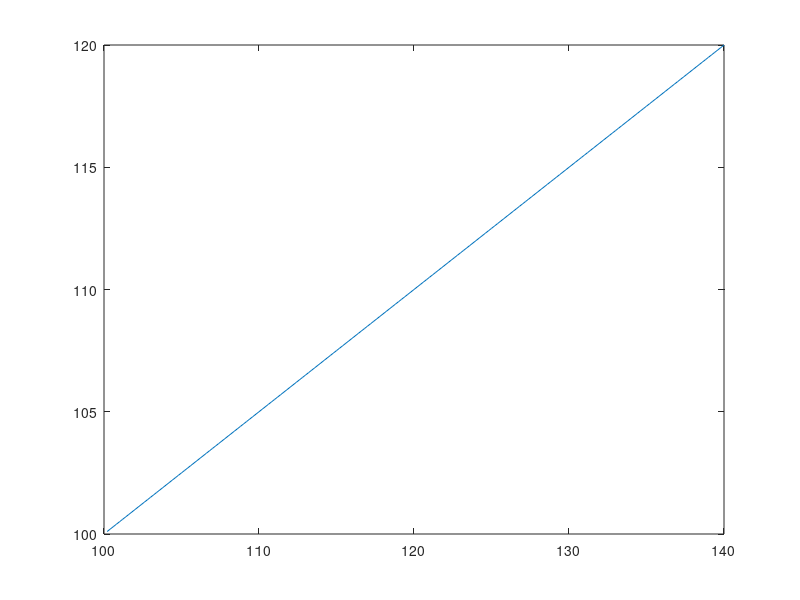
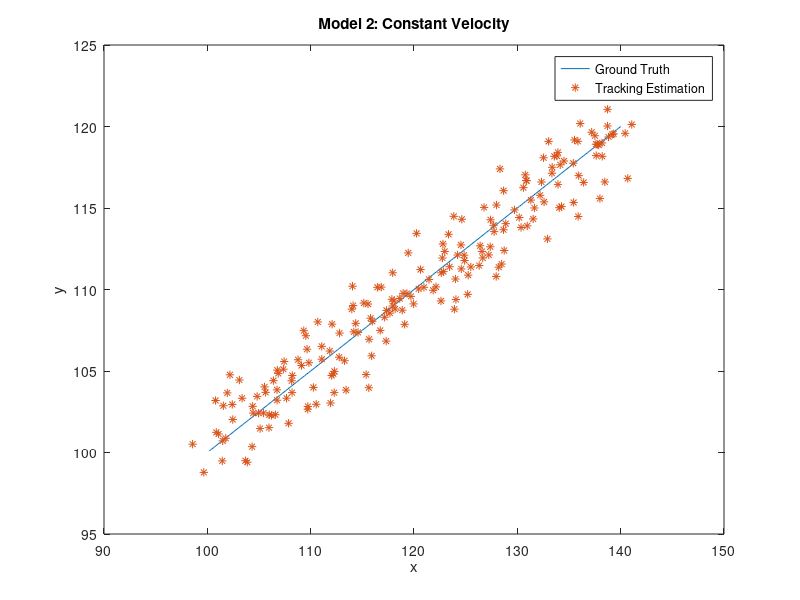

Source code (MATLAB) for these figures, in order: (Note: this script raises an error after producing the figures.)
%% For position sensor only case. 
%  This is for the dependent case. 

close all;

clear all;

clc;

Iteration = 200; 

T = .01;  

% Fx = [1 T; 0 1] ; % state transition matrix

Fx = [1 T 1/2*T^2; 0 1 T; 0 0 1];

F = blkdiag(Fx, Fx);

Taox = [T^2/2; T ;1]; %input control matrix, this is for the system noise. Considering
%the case only one dimension, Tao is is 2by1 vector. As for the 2-D model,
%Tao should be like as below,

Taoy = [T^2/2; T ;1];

H = [1 0 0 0 0 0 ;0 0 0 1 0 0 ]; % measurement matrix

%% define main variables

v_mag1 = 0.01;  %System process noise:

v_mag2 = 0.01; %System process noise;
              
Qx1 = v_mag1^2 * [T^4/4 T^3/2 T^2/2; T^3/2 T^2 T; T^2/2 T 1]; 

Qx2 = v_mag2^2 * [T^4/4 T^3/2 T^2/2; T^3/2 T^2 T; T^2/2 T 1]; 

Q = blkdiag(Qx1,Qx2)

Px1=v_mag1^2*[1 1/T 1/(T^2); 1/T 2/(T^2) 3/(T^3);1/(T^2) 3/(T^3) 6/(T^4) ]

Px2=v_mag2^2*[1 1/T 1/(T^2); 1/T 2/(T^2) 3/(T^3);1/(T^2) 3/(T^3) 6/(T^4) ]

P = blkdiag(Px1,Px2)

w_mag = [sqrt(1), sqrt(2)];  %measurement noise pre_set up

R = diag(w_mag.^2) %covariance of measurement noise, in this case, only position 
                %is measuered, so R is a 1by1matrix. 

 %% initize result variables
% simulate the observation over time
    X_true=[];
        
    Z = []; % real_measurement
    
    X = [100,20,0, 100,10,0]';
    
    for t = 1 : Iteration
    
        X= F * X + [v_mag1 * randn*[(T^2/2); T; 0];v_mag2 * randn*[(T^2/2); T; 0]];             
            
            X_true=[X_true;X'];
    end
    
    figure, plot(X_true(:,1),X_true(:,4));
    
    Z = X_true * H';
    
    Z = Z + randn(size(Z))*diag(w_mag);
        
%     save('JY_x_velocity_constant_ny_velocity','X_true','Z');
    
    load JY_x_velocity_constant_ny_velocity
    
    figure, plot(X_true(:,1),X_true(:,4));
    
    hold on;
    
plot(Z(:,1),Z(:,2),'*');    
xlabel('x'),ylabel('y');
legend('Ground Truth','Tracking Estimation');
title('Model 2: Constant Velocity');
a = gca;
a.FontSize = 15;
grid;
a.LineWidth= 1.5
%     load JY_xy.mat
    %% Do kalman filtering
    %initize estimation variables
    
    % re-initized state
    
%   X_hat =(mvnrnd(X,P,1))';
    
% % % % % % % %     X_hat = [Z(1,1),0,0,Z(1,2),0,0]';
% % % % % % % %    
% % % % % % % %     X_pred = [];
% % % % % % % %     
% % % % % % % %     predic_var = [];
% % % % % % % %     
% % % % % % % %     W_save=[];
% % % % % % % %     
% % % % % % % %     Z_est =[];
% % % % % % % %     
% % % % % % % %     Z_est_backup=[];
% % % % % % % %     
% % % % % % % %     for t = 1:length(X_true)
% % % % % % % %             
% % % % % % % %         X_hat = F * X_hat;
% % % % % % % %         
% % % % % % % %         Z_est = H*X_hat;
% % % % % % % %             
% % % % % % % %         P = F * P * F' + Q;
% % % % % % % %             
% % % % % % % %         predic_var = [predic_var; P];
% % % % % % % %         
% % % % % % % %         W = P*H'/(H*P*H'+R);
% % % % % % % %         
% % % % % % % %         W_save=[W_save ; W]; % save the gain matrix
% % % % % % % %         
% % % % % % % %         Z_est_backup = [Z_est_backup Z_est];
% % % % % % % %         
% % % % % % % %         X_hat = X_hat + W * (Z(t,:)' - Z_est);
% % % % % % % % 
% % % % % % % %         P =  (eye(6)-W*H)*P;
% % % % % % % %                 
% % % % % % % %         X_pred = [X_pred; X_hat'];
% % % % % % % % 
% % % % % % % %     end
%% Model 1
Q1 = v_mag1^2 * [T^4/4 T^3/2; T^3/2 T^2]; 
R1= diag(3);
F1=[1 1 ; 0 1];
H1 = [1 0];
P1=v_mag1^2*[1 1/T;1/T 2/(T^2)];    
X_pred1=Kalman_filter1(Z(:,1),Q1,R1,F1,H1,P1);
figure;   
plot(X_true(:,1),'b-.o'), hold on, plot(X_pred1(:,1),'r-.h');
a = gca;
a.FontSize = 15;
grid;
a.LineWidth= 1.5
legend('Ground Truth','X Estimation')
xlabel('Time Index'), ylabel('X Coordination');
%% model 2    
Qx12 = v_mag1^2 * [T^4/4 T^3/2; T^3/2 T^2]; 
Qx22 = v_mag2^2 * [T^4/4 T^3/2; T^3/2 T^2];     
Q2 = blkdiag(Qx12,Qx22);    
Px12=v_mag1^2*[1 1/T;1/T 2/(T^2)];
Px22=v_mag2^2*[1 1/T;1/T 2/(T^2)];
P2 = blkdiag(Px12,Px22);
R2 = diag(w_mag.^2) %covariance of measurement noise, in this case, only position 
H2 = [1 0 0 0;0 0 1 0];    
Fx2 = [1 T; 0 1] ; % state transition matrix
F2 = blkdiag(Fx2, Fx2);    

X_pred2=Kalman_filter2(Z,Q2,R2,F2,H2,P2);
    
figure;
plot(X_true(:,1), X_true(:,4)),hold on;
scatter(X_pred2(:,1), X_pred2(:,3),[],1:length(X_pred2)), colorbar;
title('Target Tracking')
xlabel('x'),ylabel('y');
legend('Ground Truth','Tracking Estimation');
title('Model 2: Constant Velocity Lane Changing');
a = gca;
a.FontSize = 15;
grid;
a.LineWidth= 1.5


figure;
plot(X_true(:,1),'-go'), hold on;
plot(X_pred2(:,1),'-.rh')
title('Model 2: Constant Velocity Changing Lane');
xlabel('Time Index')    
ylabel('X coordination')
legend('Ground Truth','Tracking Estimation');
a = gca;
a.FontSize = 15;
grid;
a.LineWidth= 1.5

figure;
plot(X_true(:,4),'-go'), hold on;
plot(X_pred2(:,3),'-.rh')
title('Model 2: Constant Velocity Changing Lane');
xlabel('Time Index')    
ylabel('Y coordination')
legend('Ground Truth','Tracking Estimation');
a = gca;
a.FontSize = 15;
grid;
a.LineWidth= 1.5

error =[X_pred2(:,1),X_pred2(:,3)]-[X_true(:,1),X_true(:,4)];   
err0=sum(sum(abs(error)).^2)/Iteration

%% Model 3 constant acceleration lane keeping

R3 = 3;
Q3 = v_mag2^2 * [T^4/4 T^3/2 T^2/2; T^3/2 T^2 T; T^2/2 T 1];
P3=v_mag1^2*[1 1/T 1/(T^2); 1/T 2/(T^2) 3/(T^3);1/(T^2) 3/(T^3) 6/(T^4) ]
F3 = [1 T 1/2*T^2; 0 1 T; 0 0 1];    
H3 =[1 0 0];    
X_pred3=Kalman_filter3(Z(:,1),Q3,R3,F3,H3,P3);
figure;
plot(X_true(:,1),'-go'), hold on;
plot(X_pred3(:,1),'-.rh')
title('Model 3: Constant Velocity Changing Lane');
legend('Ground Truth','Tracking Estimation');
xlabel('Time Index')    
ylabel('X coordination')
a = gca;
a.FontSize = 15;
grid;
a.LineWidth= 1.5    
    
%% Model 4    
    
X_pred= Kalman_filter(Z,Q,R,F,H,P);

figure;

%     scatter(X_true(:,1), X_true(:,4),[],1:length(X_true)),hold on;
plot(X_true(:,1), X_true(:,4)),hold on;

scatter(X_pred(:,1), X_pred(:,4),[],1:length(X_pred)), colorbar;
title('Model 4: Constatn accerleration')
xlabel('x'),ylabel('y');
legend('Ground Truth','Tracking Estimation');
a = gca;
a.FontSize = 15;
grid;
a.LineWidth= 1.5

figure;
plot(X_true(:,1),'-go'), hold on;
plot(X_pred(:,1),'-.rh')
title('Model 4: Constant Acceleration');
xlabel('Time Index')    
ylabel('X coordination')
legend('Ground Truth','Tracking Estimation');
a = gca;
a.FontSize = 15;
grid;
a.LineWidth= 1.5

figure;   
plot(X_true(:,4),'-go'), hold on;    
plot(X_pred(:,4),'-.rh')
title('Model 4: Constant Acceleration');
xlabel('Time Index')    
ylabel('Y coordination')
a = gca;
a.FontSize = 15;
grid;
a.LineWidth= 1.5
error =[X_pred(:,1),X_pred(:,4)]-[X_true(:,1),X_true(:,4)];
err1 =sum(sum(abs(error)).^2)/Iteration
%     save('JY_x_velocity_constant','X_true','Z');

